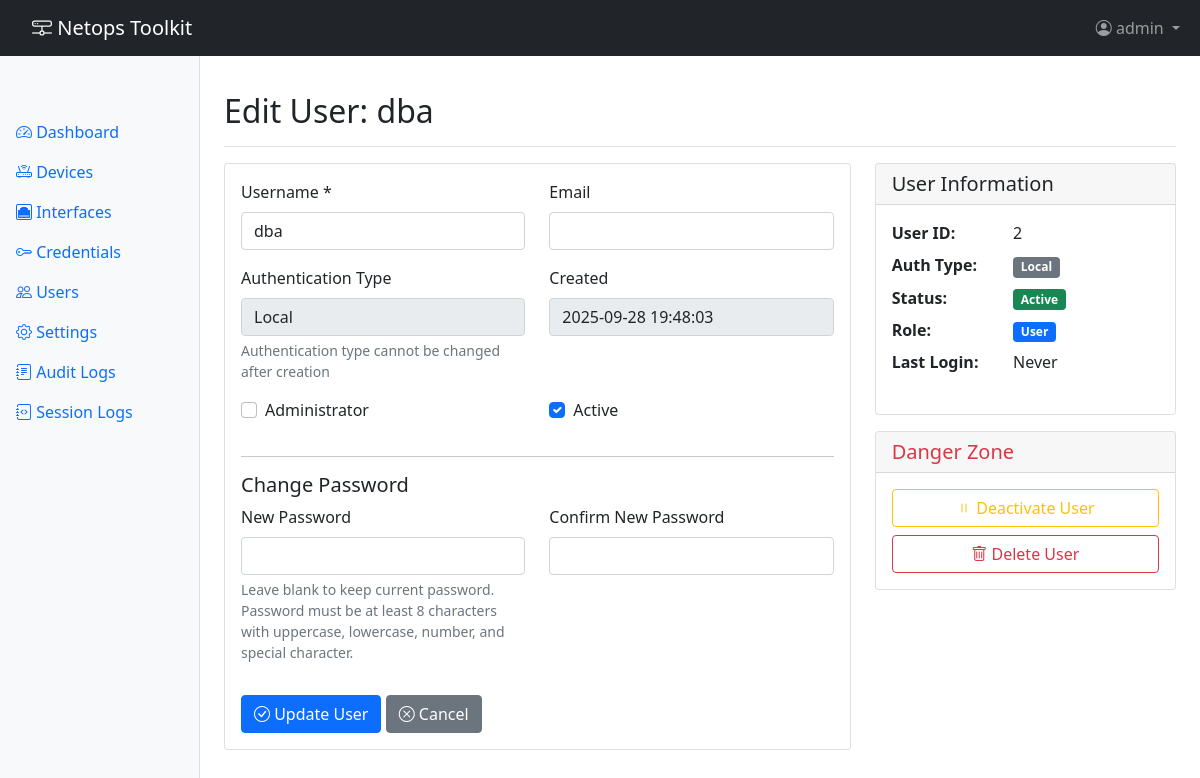
Screenshot of /auth/users/2/edit (signed in) with the database file from the repository.
### app/models.py (models this page shows, shortened)
class User(UserMixin, db.Model):
    __tablename__ = 'users'
    id = db.Column(db.Integer, primary_key=True)
    username = db.Column(db.String(80), unique=True, nullable=False)
    email = db.Column(db.String(120), unique=True, nullable=True)
    password_hash = db.Column(db.String(255), nullable=True)  # Null for TACACS users
    auth_type = db.Column(db.String(20), nullable=False, default='local')  # 'local' or 'tacacs'
    is_active = db.Column(db.Boolean, default=True)
    is_admin = db.Column(db.Boolean, default=False)
    created_at = db.Column(db.DateTime, default=datetime.utcnow)
    last_login = db.Column(db.DateTime)
    audit_logs = db.relationship('AuditLog', backref='user', lazy='dynamic')

### app/routes/auth_routes.py (the view, shortened to what this page needs)
@auth_bp.route('/users/<int:user_id>/edit', methods=['GET', 'POST'])
@login_required
def edit_user(user_id):
    if not current_user.is_admin:
        flash('Admin access required', 'danger')
        return redirect(url_for('main.index'))
    user = User.query.get_or_404(user_id)
    return render_template('auth/edit_user.html', user=user)

### app/templates/auth/edit_user.html (shortened to what this page needs)
{% extends "base.html" %}
{% block content %}
<div class="d-flex justify-content-between flex-wrap flex-md-nowrap align-items-center pt-3 pb-2 mb-3 border-bottom">
    <h1 class="h2">Edit User: {{ user.username }}</h1>
</div>
<div class="row">
    <div class="col-md-8">
        <div class="card">
            <div class="card-body">
                <form method="POST" action="{{ url_for('auth.edit_user', user_id=user.id) }}">
                    <div class="row">
                        <div class="col-md-6 mb-3">
                            <label for="username" class="form-label">Username *</label>
                            <input type="text" class="form-control" id="username" name="username"
                                   value="{{ user.username }}" required>
                        </div>
                        <div class="col-md-6 mb-3">
                            <label for="email" class="form-label">Email</label>
                            <input type="email" class="form-control" id="email" name="email"
                                   value="{{ user.email or '' }}">
                        </div>
                    </div>
                    <div class="row">
                        <div class="col-md-6 mb-3">
                            <label for="auth_type" class="form-label">Authentication Type</label>
                            <input type="text" class="form-control" id="auth_type"
                                   value="{{ user.auth_type|title }}" readonly>
                            <div class="form-text">Authentication type cannot be changed after creation</div>
                        </div>
                        <div class="col-md-6 mb-3">
                            <label for="created_at" class="form-label">Created</label>
                            <input type="text" class="form-control" id="created_at"
                                   value="{{ user.created_at.strftime('%Y-%m-%d %H:%M:%S') if user.created_at else 'Unknown' }}" readonly>
                        </div>
                    </div>
                    <div class="row">
                        <div class="col-md-6 mb-3">
                            <div class="form-check">
                                <input class="form-check-input" type="checkbox" id="is_admin" name="is_admin"
                                       {% if user.id == current_user.id %}disabled{% endif %}>
                                <label class="form-check-label" for="is_admin">
                                    Administrator
                                </label>
                            </div>
                        </div>
                        <div class="col-md-6 mb-3">
                            <div class="form-check">
                                <input class="form-check-input" type="checkbox" id="is_active" name="is_active"
                                       {% if user.is_active %}checked{% endif %}
                                       {% if user.id == current_user.id %}disabled{% endif %}>
                                <label class="form-check-label" for="is_active">
                                    Active
                                </label>
                            </div>
                        </div>
                    </div>
                    {% if user.auth_type == 'local' %}
                    <hr>
                    <h5>Change Password</h5>
                    <div class="row">
                        <div class="col-md-6 mb-3">
                            <label for="new_password" class="form-label">New Password</label>
                            <input type="password" class="form-control" id="new_password" name="new_password">
                            <div class="form-text">
                                Leave blank to keep current password. Password must be at least 8 characters with uppercase, lowercase, number, and special character.
                            </div>
                        </div>
                        <div class="col-md-6 mb-3">
                            <label for="confirm_password" class="form-label">Confirm New Password</label>
                            <input type="password" class="form-control" id="confirm_password" name="confirm_password">
                        </div>
                    </div>
                    {% endif %}
                    <div class="mt-3">
                        <button type="submit" class="btn btn-primary">
                            <i class="bi bi-check-circle"></i> Update User
                        </button>
                        <a href="{{ url_for('auth.users') }}" class="btn btn-secondary">
                            <i class="bi bi-x-circle"></i> Cancel
                        </a>
                    </div>
                </form>
            </div>
        </div>
    </div>
    <div class="col-md-4">
        <div class="card">
            <div class="card-header">
                <h5 class="card-title mb-0">User Information</h5>
            </div>
            <div class="card-body">
                <dl class="row">
                    <dt class="col-sm-5">User ID:</dt>
                    <dd class="col-sm-7">{{ user.id }}</dd>
                    <dt class="col-sm-5">Auth Type:</dt>
                    <dd class="col-sm-7">
                        <span class="badge bg-secondary">{{ user.auth_type|title }}</span>
                    </dd>
                    <dt class="col-sm-5">Status:</dt>
                    <dd class="col-sm-7">
                        {% if user.is_active %}
                        <span class="badge bg-success">Active</span>
                        {% else %}
                        <span class="badge bg-danger">Inactive</span>
                        {% endif %}
                    </dd>
                    <dt class="col-sm-5">Role:</dt>
                    <dd class="col-sm-7">
                        {% if user.is_admin %}
                        <span class="badge bg-warning">Admin</span>
                        {% else %}
                        <span class="badge bg-primary">User</span>
                        {% endif %}
                    </dd>
                    <dt class="col-sm-5">Last Login:</dt>
                    <dd class="col-sm-7">{{ user.last_login.strftime('%Y-%m-%d %H:%M') if user.last_login else 'Never' }}</dd>
                </dl>
            </div>
        </div>
        {% if user.id != current_user.id %}
        <div class="card mt-3">
            <div class="card-header">
                <h5 class="card-title mb-0 text-danger">Danger Zone</h5>
            </div>
            <div class="card-body">
                <div class="d-grid gap-2">
                    <form method="POST" action="{{ url_for('auth.toggle_user_status', user_id=user.id) }}">
                        <button type="submit"
                                class="btn btn-outline-{% if user.is_active %}warning{% else %}success{% endif %} w-100"
                                onclick="return confirm('Are you sure you want to {% if user.is_active %}deactivate{% else %}activate{% endif %} this user?');">
                            <i class="bi bi-{% if user.is_active %}pause{% else %}play{% endif %}"></i>
                            {% if user.is_active %}Deactivate{% else %}Activate{% endif %} User
                        </button>
                    </form>
                    {% if not (user.is_admin and users|selectattr('is_admin')|list|length <= 1) %}
                    <form method="POST" action="{{ url_for('auth.delete_user', user_id=user.id) }}"
                          onsubmit="return confirm('Are you sure you want to delete user {{ user.username }}? This action cannot be undone.');">
                        <button type="submit" class="btn btn-outline-danger w-100">
                            <i class="bi bi-trash"></i> Delete User
                        </button>
                    </form>
                    {% else %}
                    <button type="button" class="btn btn-outline-danger w-100" disabled title="Cannot delete the last admin user">
                        <i class="bi bi-trash"></i> Delete User
                    </button>
                    {% endif %}
                </div>
            </div>
        </div>
        {% endif %}
    </div>
</div>
{% endblock %}

### app/templates/base.html (shortened to what this page needs)
<!DOCTYPE html>
<html lang="en">
<head>
    <link href="https://cdn.jsdelivr.net/npm/bootstrap@5.1.3/dist/css/bootstrap.min.css" rel="stylesheet">
    <link href="https://cdn.jsdelivr.net/npm/bootstrap-icons@1.7.2/font/bootstrap-icons.css" rel="stylesheet">
</head>
<body>
    <nav class="navbar navbar-expand-lg navbar-dark bg-dark fixed-top">
        <div class="container-fluid">
            <a class="navbar-brand" href="{{ url_for('main.index') }}">
                <i class="bi bi-hdd-network"></i> Netops Toolkit
            </a>
            <div class="collapse navbar-collapse" id="navbarNav">
                <ul class="navbar-nav ms-auto">
                    {% if current_user.is_authenticated %}
                    <li class="nav-item dropdown">
                        <a class="nav-link dropdown-toggle" href="#" id="userDropdown" role="button" data-bs-toggle="dropdown">
                            <i class="bi bi-person-circle"></i> {{ current_user.username }}
                        </a>
                    </li>
                    {% endif %}
                </ul>
            </div>
        </div>
    </nav>
    <div class="container-fluid">
        <div class="row">
            {% if current_user.is_authenticated %}
            <nav class="col-md-2 d-md-block bg-light sidebar">
                <div class="sidebar-sticky">
                    <ul class="nav flex-column">
                        <li class="nav-item">
                            <a class="nav-link {% if request.endpoint == 'main.dashboard' %}active{% endif %}" href="{{ url_for('main.dashboard') }}">
                                <i class="bi bi-speedometer2"></i> Dashboard
                            </a>
                        </li>
                        <li class="nav-item">
                            <a class="nav-link {% if 'devices' in request.endpoint %}active{% endif %}" href="{{ url_for('devices.list_devices') }}">
                                <i class="bi bi-router"></i> Devices
                            </a>
                        </li>
                        <li class="nav-item">
                            <a class="nav-link {% if 'interfaces' in request.endpoint %}active{% endif %}" href="{{ url_for('interfaces.list_interfaces') }}">
                                <i class="bi bi-ethernet"></i> Interfaces
                            </a>
                        </li>
                        <li class="nav-item">
                            <a class="nav-link {% if 'credentials' in request.endpoint %}active{% endif %}" href="{{ url_for('credentials.list_credentials') }}">
                                <i class="bi bi-key"></i> Credentials
                            </a>
                        </li>
                        {% if current_user.is_admin %}
                        <li class="nav-item">
                            <a class="nav-link {% if 'users' in request.endpoint %}active{% endif %}" href="{{ url_for('auth.users') }}">
                                <i class="bi bi-people"></i> Users
                            </a>
                        </li>
                        <li class="nav-item">
                            <a class="nav-link {% if 'settings' in request.endpoint %}active{% endif %}" href="{{ url_for('settings.index') }}">
                                <i class="bi bi-gear"></i> Settings
                            </a>
                        </li>
                        <li class="nav-item">
                            <a class="nav-link {% if 'audit' in request.endpoint %}active{% endif %}" href="{{ url_for('settings.audit_logs') }}">
                                <i class="bi bi-journal-text"></i> Audit Logs
                            </a>
                        </li>
                        <li class="nav-item">
                            <a class="nav-link {% if 'session_logs' in request.endpoint %}active{% endif %}" href="{{ url_for('session_logs.index') }}">
                                <i class="bi bi-journal-code"></i> Session Logs
                            </a>
                        </li>
                        {% endif %}
                    </ul>
                </div>
            </nav>
            {% endif %}
            <main class="{% if current_user.is_authenticated %}col-md-9 ms-sm-auto col-lg-10 px-md-4{% else %}col-12{% endif %}">
                {% block content %}{% endblock %}
            </main>
        </div>
    </div>
</body>
</html>

### app/templates/base.html (style rules this page uses)
body { padding-top: 56px; }
.sidebar { position: fixed; top: 56px; bottom: 0; left: 0; z-index: 100; padding: 48px 0 0; box-shadow: inset -1px 0 0 rgba(0, 0, 0, .1); }
.sidebar-sticky { position: sticky; top: 0; height: calc(100vh - 56px); padding-top: .5rem; overflow-x: hidden; overflow-y: auto; }
main { padding-top: 20px; }
.navbar-brand { padding-left: 20px; }

### rows the page displays
User: username "admin"
User: username "dba", auth_type "Local", created_at "2025-09-28 19:48:03", is_active "☑", id "2", last_login "Never"
